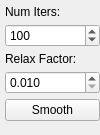
                         <widget class="QWidget" name="page_9">
                          <property name="geometry">
                           <rect>
                            <x>0</x>
                            <y>0</y>
                            <width>100</width>
                            <height>135</height>
                           </rect>
                          </property>
                          <attribute name="label">
                           <string>Lap. Smooth</string>
                          </attribute>
                          <attribute name="toolTip">
                           <string>Laplacian Smooth (Global)</string>
                          </attribute>
                          <layout class="QVBoxLayout" name="verticalLayout_17">
                           <property name="spacing">
                            <number>5</number>
                           </property>
                           <property name="leftMargin">
                            <number>5</number>
                           </property>
                           <property name="topMargin">
                            <number>5</number>
                           </property>
                           <property name="rightMargin">
                            <number>0</number>
                           </property>
                           <property name="bottomMargin">
                            <number>5</number>
                           </property>
                           <item>
                            <widget class="QLabel" name="label_16">
                             <property name="sizePolicy">
                              <sizepolicy hsizetype="Preferred" vsizetype="Fixed">
                               <horstretch>0</horstretch>
                               <verstretch>0</verstretch>
                              </sizepolicy>
                             </property>
                             <property name="text">
                              <string>Num Iters:</string>
                             </property>
                            </widget>
                           </item>
                           <item>
                            <widget class="QSpinBox" name="sbLapItersG">
                             <property name="minimum">
                              <number>1</number>
                             </property>
                             <property name="maximum">
                              <number>1000</number>
                             </property>
                             <property name="singleStep">
                              <number>10</number>
                             </property>
                             <property name="value">
                              <number>100</number>
                             </property>
                            </widget>
                           </item>
                           <item>
                            <widget class="QLabel" name="label_17">
                             <property name="sizePolicy">
                              <sizepolicy hsizetype="Preferred" vsizetype="Fixed">
                               <horstretch>0</horstretch>
                               <verstretch>0</verstretch>
                              </sizepolicy>
                             </property>
                             <property name="text">
                              <string>Relax Factor:</string>
                             </property>
                            </widget>
                           </item>
                           <item>
                            <widget class="QDoubleSpinBox" name="dsbLapRelaxG">
                             <property name="decimals">
                              <number>3</number>
                             </property>
                             <property name="minimum">
                              <double>0.010000000000000</double>
                             </property>
                             <property name="maximum">
                              <double>0.050000000000000</double>
                             </property>
                             <property name="singleStep">
                              <double>0.010000000000000</double>
                             </property>
                             <property name="value">
                              <double>0.010000000000000</double>
                             </property>
                            </widget>
                           </item>
                           <item>
                            <widget class="QPushButton" name="btnLapSmoothG">
                             <property name="text">
                              <string>Smooth</string>
                             </property>
                            </widget>
                           </item>
                           <item>
                            <spacer name="verticalSpacer_2">
                             <property name="orientation">
                              <enum>Qt::Vertical</enum>
                             </property>
                             <property name="sizeHint" stdset="0">
                              <size>
                               <width>20</width>
                               <height>40</height>
                              </size>
                             </property>
                            </spacer>
                           </item>
                          </layout>
                         </widget>
